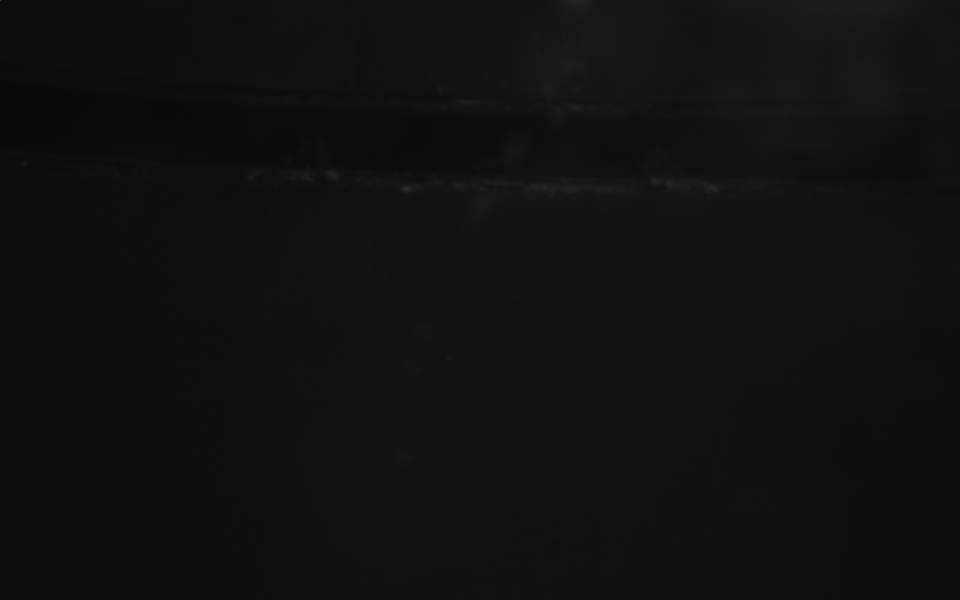
#> input picture imageProcessing/fallSpeed/speed/bg_1.bmp, 1920 x 1200 px, found by its file name (shown at 1/2 size)
$ jupyter execute fallSpeed.ipynb
#> lines starting #> are read from the running program, lines starting #| are printed output that depends on the picture; after the words box and inside, x2 and y2 are one past the last pixel; in counts of white or black regions, pixels touching at a corner belong together; long printed decimals are rounded
<a href="https://colab.research.google.com/github/Isaac-Jacobson/snow/blob/main/fallSpeed.ipynb" target="_parent"></a>

[cell 1]
import cv2
from cv2 import threshold
import numpy as np
import pandas as pd
import matplotlib
import matplotlib.pyplot as plt
from skimage import measure
import math
import scipy
from google.colab.patches import cv2_imshow
from cv2 import HoughLines

[cell 2]
bg1 = cv2.imread('bg_1.bmp')
#> bg1 is the input picture: shape (1200, 1920, 3); min 0, max 190, mean 16
bg2 = cv2.imread('bg_2.bmp')
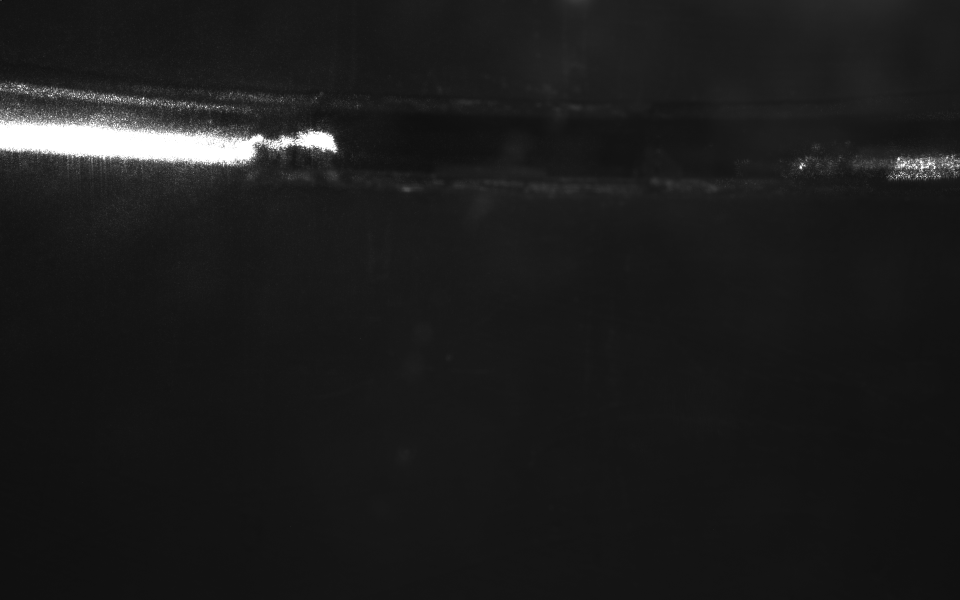
#> input picture imageProcessing/fallSpeed/speed/bg_2.bmp, 1920 x 1200 px, found by its file name (shown at 1/2 size)
#> bg2 is the input picture: shape (1200, 1920, 3); min 0, max 255, mean 28
flake1 = cv2.imread('flake1_1.bmp')
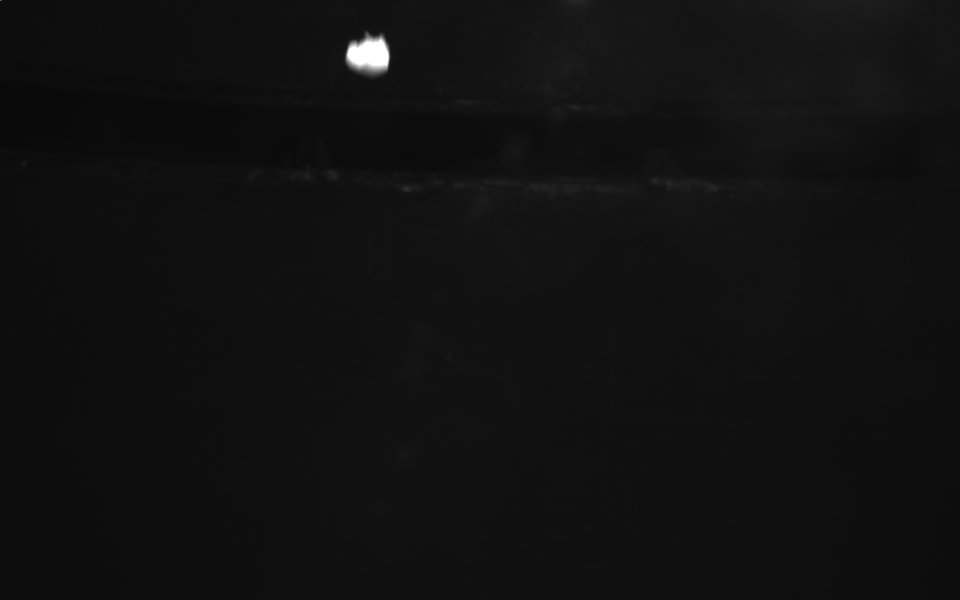
#> input picture imageProcessing/fallSpeed/speed/flake1_1.bmp, 1920 x 1200 px, found by its file name (shown at 1/2 size)
#> flake1 is the input picture: shape (1200, 1920, 3); min 0, max 255, mean 16.6
flake2 = cv2.imread('flake1_2.bmp')
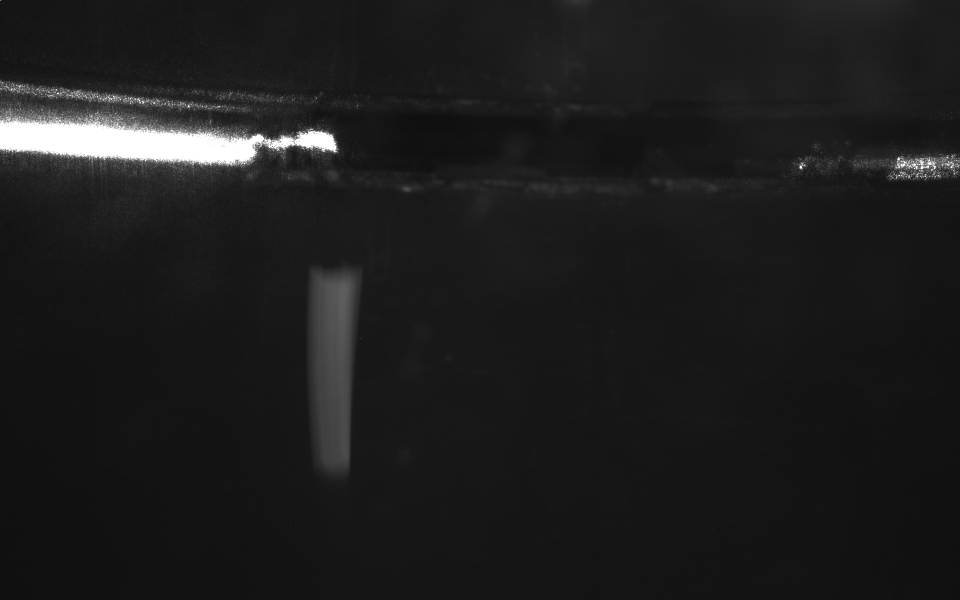
#> input picture imageProcessing/fallSpeed/speed/flake1_2.bmp, 1920 x 1200 px, found by its file name (shown at 1/2 size)
#> flake2 is the input picture: shape (1200, 1920, 3); min 0, max 255, mean 28.9

[cell 3]
cv2_imshow(bg1)
cv2_imshow(bg2)
cv2_imshow(flake1)
cv2_imshow(flake2)
# [4 lines of commented-out code are left out]

[cell 4]
img1 = cv2.subtract(flake1, bg1)
img2 = cv2.subtract(flake2, bg2)

#Thresholds
ret1, binImg1 = threshold(img1, 133, 255, cv2.THRESH_BINARY)
#> binImg1: shape (1200, 1920, 3); 0.18% white; 3 white regions (2 under 20 px), largest, box (x1, y1, x2, y2) and area: (693, 75, 778, 140) 4243
ret2, binImg2 = threshold(img2, 33, 255, cv2.THRESH_BINARY)
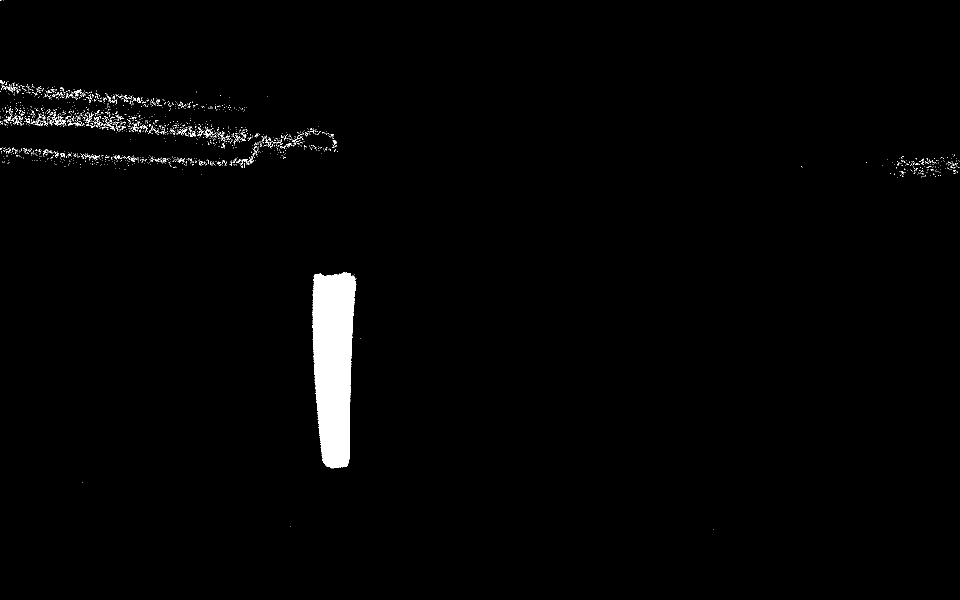
#> binImg2: shape (1200, 1920, 3) (shown at 1/2 size); 1.5% white; 1809 white regions (1754 under 20 px), largest, box (x1, y1, x2, y2) and area: (625, 545, 713, 937) 27371, (104, 228, 126, 252) 141, (136, 241, 162, 253) 80

#Thresholds
blur1 = cv2.GaussianBlur(binImg1,(19,19),0)
img1 = cv2.threshold(blur1, 100, 255, cv2.THRESH_BINARY)[1]
#> img1: shape (1200, 1920, 3); 0.19% white; 1 white region, box (x1, y1, x2, y2) and area: (693, 76, 779, 140) 4427
blur2 = cv2.GaussianBlur(binImg2,(19,19),0)
img2 = cv2.threshold(blur2, 100, 255, cv2.THRESH_BINARY)[1]
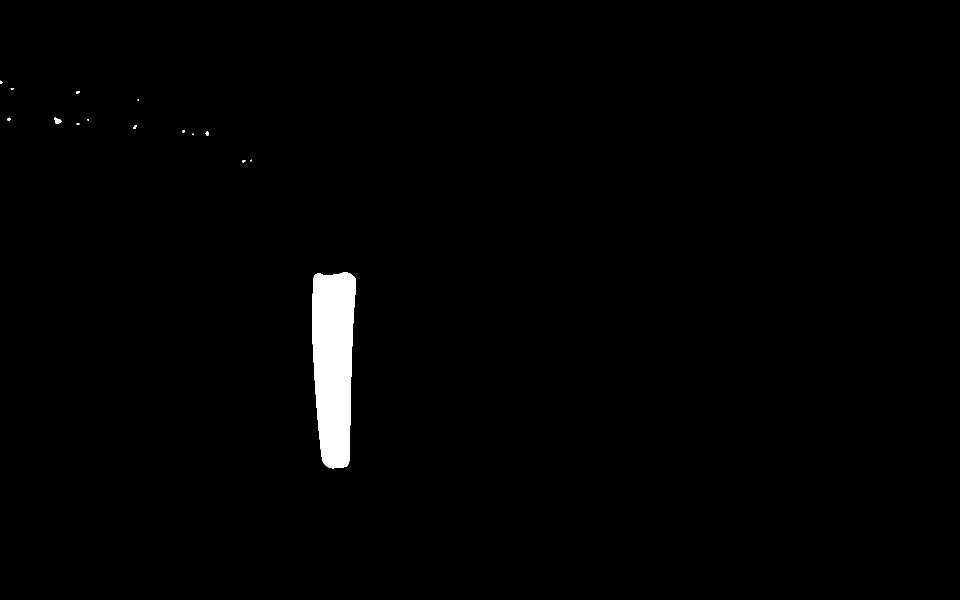
#> img2: shape (1200, 1920, 3) (shown at 1/2 size); 1.2% white; 15 white regions (5 under 20 px), largest, box (x1, y1, x2, y2) and area: (625, 545, 712, 937) 28136, (109, 235, 124, 248) 120, (411, 263, 418, 271) 43

[cell 5]
cv2_imshow(img1)
cv2_imshow(img2)
#cv2.imshow(img1)
#cv2.imshow(img2)

[cell 6]
props = measure.regionprops(img1)
#> props = 1 regions
areas = [0]*len(props)
#> areas = [0]
centroids = [0]*len(props)
#> centroids = [0]
for i in range(0, len(props)):
  areas[i] = props[i].area
  centroids[i] = props[i].centroid[1:2]
#> this loop made 1 pass
#> after the loop, areas = [13281]; centroids = [(738.1,)]
radius = math.sqrt(sum(areas) / math.pi)
#> radius = 65.02

[cell 7]
edges = img1 - scipy.ndimage.morphology.binary_dilation(img1)
xsum = 0
ysum = 0
count = 0
for x in range(1, 1200):
    for y in range(1, 1920):
        if(img1[x][y].any() == 1):
            xsum = xsum+x;
            ysum = ysum+y;
            count = count+1;
y1 = round(xsum/count);
x1 = round(ysum/count);

[cell 8]
plt.imshow(edges);
plt.plot(x1,y1,'rx');
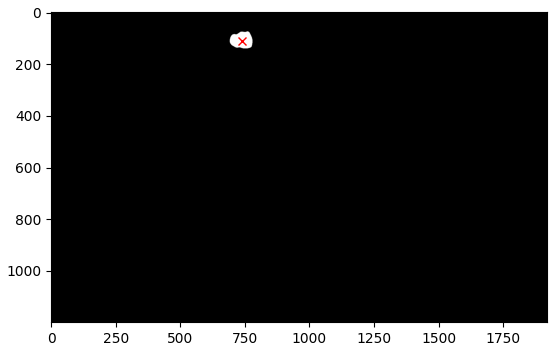
#> figure drawn by matplotlib, 1 panel

[cell 9]
edges2 = img1 - scipy.ndimage.morphology.binary_dilation(img1)

[cell 10]
max_len = 0
sum1x = 0
sum1y = 0
sum2x = 0
sum2y = 0

[cell 11]
#Thresholds
edgesCanny = cv2.Canny(img2, 10, 200, 3)
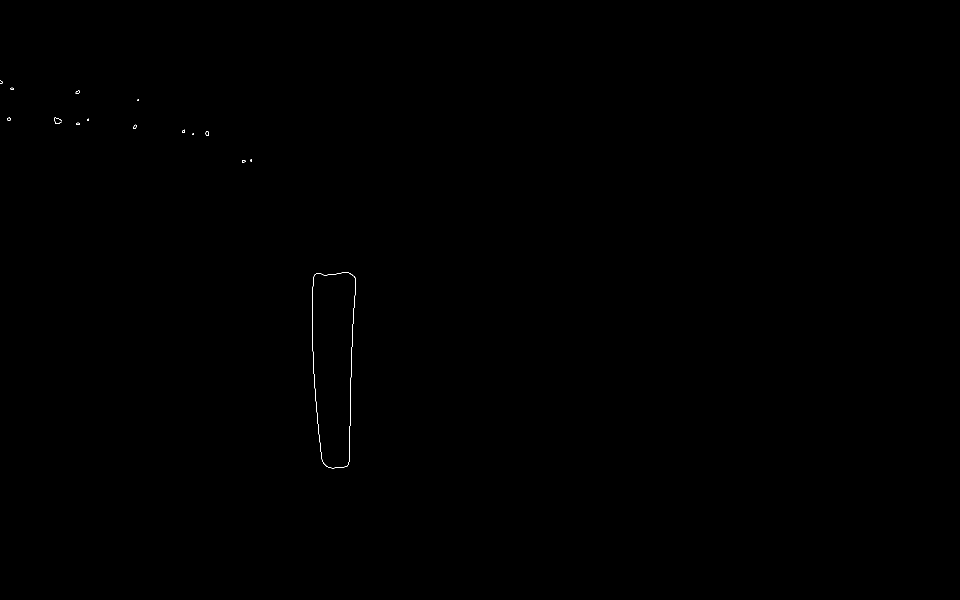
#> edgesCanny: shape (1200, 1920) (shown at 1/2 size); 0.05% white in thin lines or dots, all inside (x1, y1, x2, y2) = (0, 161, 712, 937)
lines = cv2.HoughLines(edgesCanny, 1, np.pi/180, 100, None, 0, 0)
#> lines = [[714, 0.0175], [728, 0.0349], [-588, 3.09], [739, 0.0524], [-574, 3.07]]
for rho,theta in lines[0]:
    a = np.cos(theta)
    b = np.sin(theta)
    x0 = a*rho
    y0 = b*rho
    x1 = int(x0 + 1000*(-b))
    y1 = int(y0 + 1000*(a))
    x2 = int(x0 - 1000*(-b))
    y2 = int(y0 - 1000*(a))
    sum1x += x1
    sum1y += y1
    sum2x += x2
    sum2y += y2
    cv2.line(img2,(x1,y1),(x2,y2),(0,0,255),2)
#> this loop made 1 pass
#> (rho, theta, a, b, x0, y0, x1, y1) on pass 1: (714, 0.0175, 1, 0.0175, 713.9, 12.46, 696, 1012)
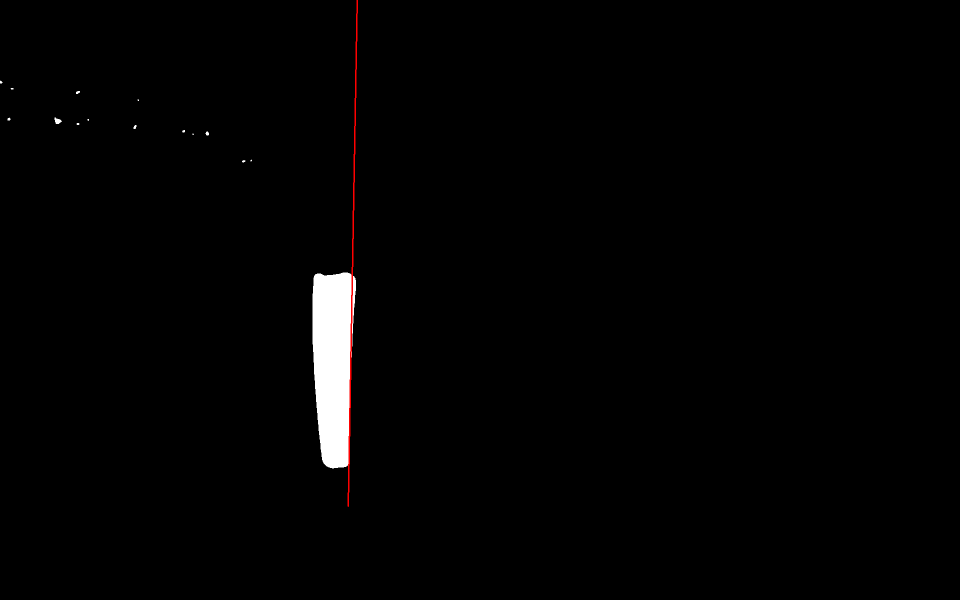
#> img2: shape (1200, 1920, 3) (shown at 1/2 size); 0.13% of pixels changed, all inside (x1, y1, x2, y2) = (695, 0, 716, 1014)
#> after the loop, sum1x = 696; sum1y = 1012; sum2x = 731; sum2y = -987
cv2_imshow(img2)
#cv2.imshow(img2)

[cell 12]
avg1x = round(sum1x/len(lines));
#> avg1x = 139
avg1y = round(sum1y/len(lines));
#> avg1y = 202
avg2x =  round(sum2x/len(lines));
#> avg2x = 146
avg2y =  round(sum2y/len(lines));
#> avg2y = -197

[cell 13]
d2 = avg2y - avg1y;
#> d2 = -399
dx2 = avg2x - avg1x;
#> dx2 = 7
angle2 = math.atan(d2/dx2);
#> angle2 = -1.55

[cell 14]
ry = radius*math.sin(angle2);
#> ry = -65.01
rx = radius*math.cos(angle2);
#> rx = 1.14

avg1x = avg1x+rx;
#> avg1x = 140.1
avg1y = avg1y+ry;
#> avg1y = 137

avg2x = avg2x-rx;
#> avg2x = 144.9
avg2y = avg2y-ry;
#> avg2y = -132

[cell 15]
zz = [(avg1x, avg1y),(avg2x, avg2y)];
#> zz = [(140.1, 137), (144.9, -132)]
d1 = avg1y - y1
#> d1 = -875
dx1 = avg1x - x1;
#> dx1 = -555.9

[cell 16]
angle1 = math.atan(d1/dx1)
#> angle1 = 1
d2 = avg2y - avg1y
#> d2 = -269
dx2 = avg2x - avg1x
#> dx2 = 4.72
speed1 = d1/0.027
#> speed1 = -32407.7
speed2 = d2/0.021
#> speed2 = -12808.7

print("Speed1 : " + str(abs(speed1)))
#| Speed1 : 32407.742
#print("Speed2 : " + str(abs(speed2)))
